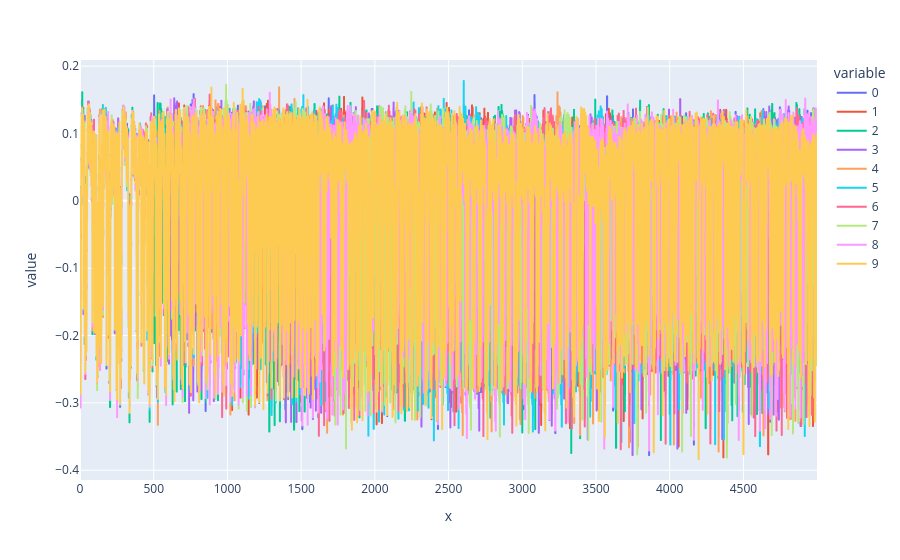

Notebook cell for this chart:
### Code cell
import plotly.express as px
import pandas as pd

data = {}

for i in range(10):
    data[str(i)] = proj.waves[i]

data['x'] = list(range(len(proj.waves[0])))
data_frame = pd.DataFrame(data)
px.line(data_frame, x='x', y=[str(i) for i in range(10)])

### Figure 1 — Plotly figure (JSON) as saved in the notebook; plotly's stock layout.template omitted (floating-point values rounded to 4 significant figures; data arrays with more than 128 entries replaced by an {"elided": "..."} marker saying what was removed)
{"data": [{"hovertemplate": "variable=0<br>x=%{x}<br>value=%{y}<extra></extra>", "legendgroup": "0", "line": {"color": "#636efa", "dash": "solid"}, "marker": {"symbol": "circle"}, "mode": "lines", "name": "0", "showlegend": true, "type": "scattergl", "x": {"elided": "5000 int values"}, "xaxis": "x", "y": {"elided": "5000 float values"}, "yaxis": "y"}, {"hovertemplate": "variable=1<br>x=%{x}<br>value=%{y}<extra></extra>", "legendgroup": "1", "line": {"color": "#EF553B", "dash": "solid"}, "marker": {"symbol": "circle"}, "mode": "lines", "name": "1", "showlegend": true, "type": "scattergl", "x": {"elided": "5000 int values"}, "xaxis": "x", "y": {"elided": "5000 float values"}, "yaxis": "y"}, {"hovertemplate": "variable=2<br>x=%{x}<br>value=%{y}<extra></extra>", "legendgroup": "2", "line": {"color": "#00cc96", "dash": "solid"}, "marker": {"symbol": "circle"}, "mode": "lines", "name": "2", "showlegend": true, "type": "scattergl", "x": {"elided": "5000 int values"}, "xaxis": "x", "y": {"elided": "5000 float values"}, "yaxis": "y"}, {"hovertemplate": "variable=3<br>x=%{x}<br>value=%{y}<extra></extra>", "legendgroup": "3", "line": {"color": "#ab63fa", "dash": "solid"}, "marker": {"symbol": "circle"}, "mode": "lines", "name": "3", "showlegend": true, "type": "scattergl", "x": {"elided": "5000 int values"}, "xaxis": "x", "y": {"elided": "5000 float values"}, "yaxis": "y"}, {"hovertemplate": "variable=4<br>x=%{x}<br>value=%{y}<extra></extra>", "legendgroup": "4", "line": {"color": "#FFA15A", "dash": "solid"}, "marker": {"symbol": "circle"}, "mode": "lines", "name": "4", "showlegend": true, "type": "scattergl", "x": {"elided": "5000 int values"}, "xaxis": "x", "y": {"elided": "5000 float values"}, "yaxis": "y"}, {"hovertemplate": "variable=5<br>x=%{x}<br>value=%{y}<extra></extra>", "legendgroup": "5", "line": {"color": "#19d3f3", "dash": "solid"}, "marker": {"symbol": "circle"}, "mode": "lines", "name": "5", "showlegend": true, "type": "scattergl", "x": {"elided": "5000 int values"}, "xaxis": "x", "y": {"elided": "5000 float values"}, "yaxis": "y"}, {"hovertemplate": "variable=6<br>x=%{x}<br>value=%{y}<extra></extra>", "legendgroup": "6", "line": {"color": "#FF6692", "dash": "solid"}, "marker": {"symbol": "circle"}, "mode": "lines", "name": "6", "showlegend": true, "type": "scattergl", "x": {"elided": "5000 int values"}, "xaxis": "x", "y": {"elided": "5000 float values"}, "yaxis": "y"}, {"hovertemplate": "variable=7<br>x=%{x}<br>value=%{y}<extra></extra>", "legendgroup": "7", "line": {"color": "#B6E880", "dash": "solid"}, "marker": {"symbol": "circle"}, "mode": "lines", "name": "7", "showlegend": true, "type": "scattergl", "x": {"elided": "5000 int values"}, "xaxis": "x", "y": {"elided": "5000 float values"}, "yaxis": "y"}, {"hovertemplate": "variable=8<br>x=%{x}<br>value=%{y}<extra></extra>", "legendgroup": "8", "line": {"color": "#FF97FF", "dash": "solid"}, "marker": {"symbol": "circle"}, "mode": "lines", "name": "8", "showlegend": true, "type": "scattergl", "x": {"elided": "5000 int values"}, "xaxis": "x", "y": {"elided": "5000 float values"}, "yaxis": "y"}, {"hovertemplate": "variable=9<br>x=%{x}<br>value=%{y}<extra></extra>", "legendgroup": "9", "line": {"color": "#FECB52", "dash": "solid"}, "marker": {"symbol": "circle"}, "mode": "lines", "name": "9", "showlegend": true, "type": "scattergl", "x": {"elided": "5000 int values"}, "xaxis": "x", "y": {"elided": "5000 float values"}, "yaxis": "y"}], "layout": {"legend": {"title": {"text": "variable"}, "tracegroupgap": 0}, "margin": {"t": 60}, "xaxis": {"anchor": "y", "domain": [0, 1], "title": {"text": "x"}}, "yaxis": {"anchor": "x", "domain": [0, 1], "title": {"text": "value"}}}}
